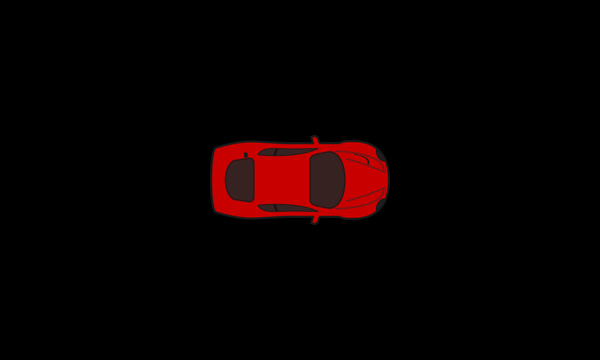
#> input picture EE5176-PA2/data/redcar.png, 600 x 360 px
$ python MotionInvariant.py
#> lines starting #> are read from the running program, lines starting #| are printed output that depends on the picture; after the words box and inside, x2 and y2 are one past the last pixel; in counts of white or black regions, pixels touching at a corner belong together
### EE5176-PA2/utils.py
import numpy as np
import matplotlib.pyplot as plt
from PIL import Image
import scipy.io
import scipy.linalg

# [33 lines left out: functions zeropad, deblur, RMSE, not called in this run]

def create_frame(img_fg, img_bg, fg_trans, bg_trans):
    """
    This function translates the foreground by 'fg_trans' pixels
    and merges it with the background which is transalted by 'bg_trans' pixels.
    """
    img_fg = np.concatenate((img_fg, np.zeros((img_fg.shape[0], 53, 3))), axis = 1)
    img_bg = np.concatenate((img_bg, np.zeros((img_bg.shape[0], 53, 3))), axis = 1)
    if fg_trans>0:
        img_fg_translated = np.concatenate((np.zeros((img_fg.shape[0], fg_trans, 3)), img_fg[:,:-fg_trans]), axis = 1)
    elif fg_trans<0:
        img_fg_translated = np.concatenate((img_fg[:,-fg_trans:], np.zeros((img_fg.shape[0], -fg_trans, 3))), axis = 1)
    else:
        img_fg_translated = img_fg

    if bg_trans:
        img_bg_translated = np.concatenate((np.zeros((img_bg.shape[0], bg_trans, 3)), img_bg[:,:-bg_trans]), axis = 1)
    else:
        img_bg_translated = img_bg

    bg_mask = img_fg_translated[:,:,0]==0
    bg_mask = np.stack([bg_mask for i in range(3)], axis = 2)

    merged_img = img_fg_translated + img_bg_translated*bg_mask

    return merged_img

### EE5176-PA2/MotionInvariant.py
import numpy as np
import matplotlib.pyplot as plt
from PIL import Image
import imageio
import scipy.io

from utils import create_frame, deblur

def main():
    ### Read Images ###
    img_fg = np.array(Image.open(r"data/redcar.png"))
#> img_fg is the input picture: shape (360, 600, 3); mean R, G, B 8.8, 0.7, 0.7
    img_fg = img_fg/255.0
    img_bg = np.array(Image.open(r"data/background.png"))
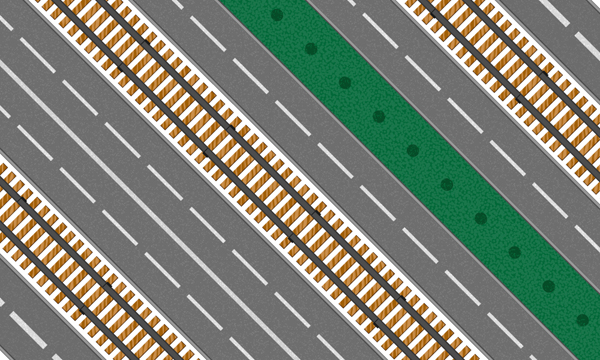
#> input picture EE5176-PA2/data/background.png, 600 x 360 px
#> img_bg is the input picture: shape (360, 600, 3); mean R, G, B 126.2, 131.7, 117.5
    img_bg = img_bg/255.0

    ### Generating Blurred Image (Static Camera) ###
    blurred_img1 = np.zeros((img_bg.shape[0], img_bg.shape[1]+53, 3))
    for i in range(53):
        blurred_img1+=create_frame(img_fg, img_bg, i, 0)/53.0
#> this loop made 53 passes
#> pass 1, in create_frame, `img_fg = np.concatenate((img_fg, np.zeros((img_fg.shape[0], 53, 3))), ..`:
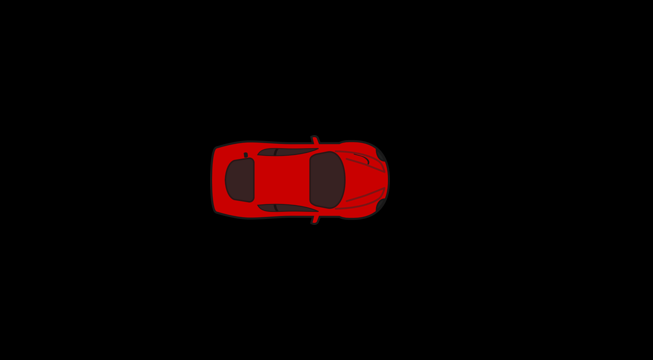
#> img_fg: shape (360, 653, 3) float64; mean of channels 0, 1, 2 0.0317, 0.0026, 0.0026; drawn as R, G, B
#> pass 1, in create_frame, `img_bg = np.concatenate((img_bg, np.zeros((img_bg.shape[0], 53, 3))), ..`:
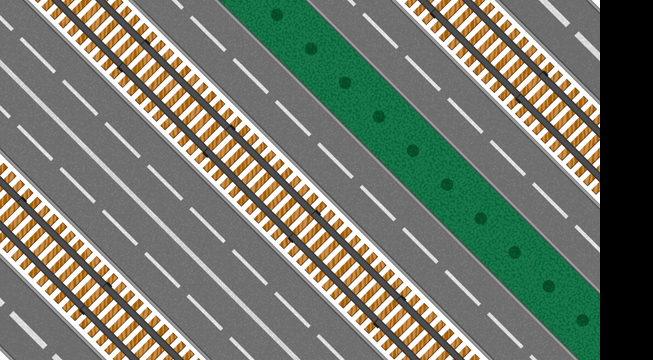
#> img_bg: shape (360, 653, 3) float64; mean of channels 0, 1, 2 0.455, 0.474, 0.423; drawn as R, G, B
#> pass 1, in create_frame, `bg_mask = img_fg_translated[:,:,0]==0`:
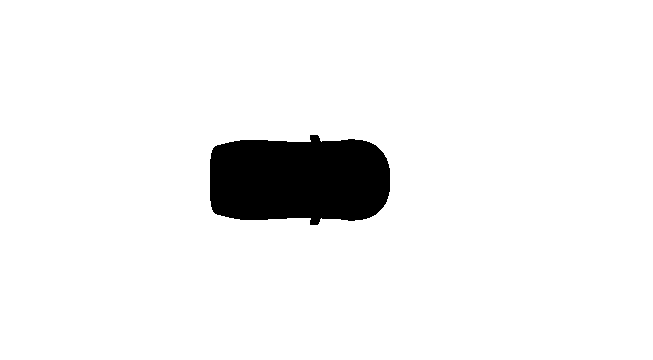
#> bg_mask: shape (360, 653) bool; 94.2% white; 1 black region, box (x1, y1, x2, y2) and area: (210, 135, 390, 225) 13597
#> after the loop:
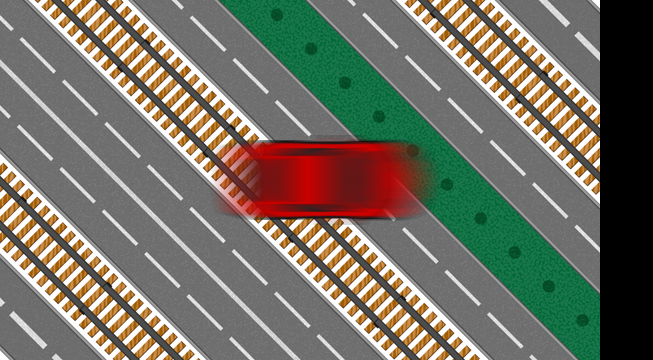
#> blurred_img1: shape (360, 653, 3) float64; mean R, G, B 0.456, 0.446, 0.399

#> (the run stopped early here; a loop or call above may not have finished)
